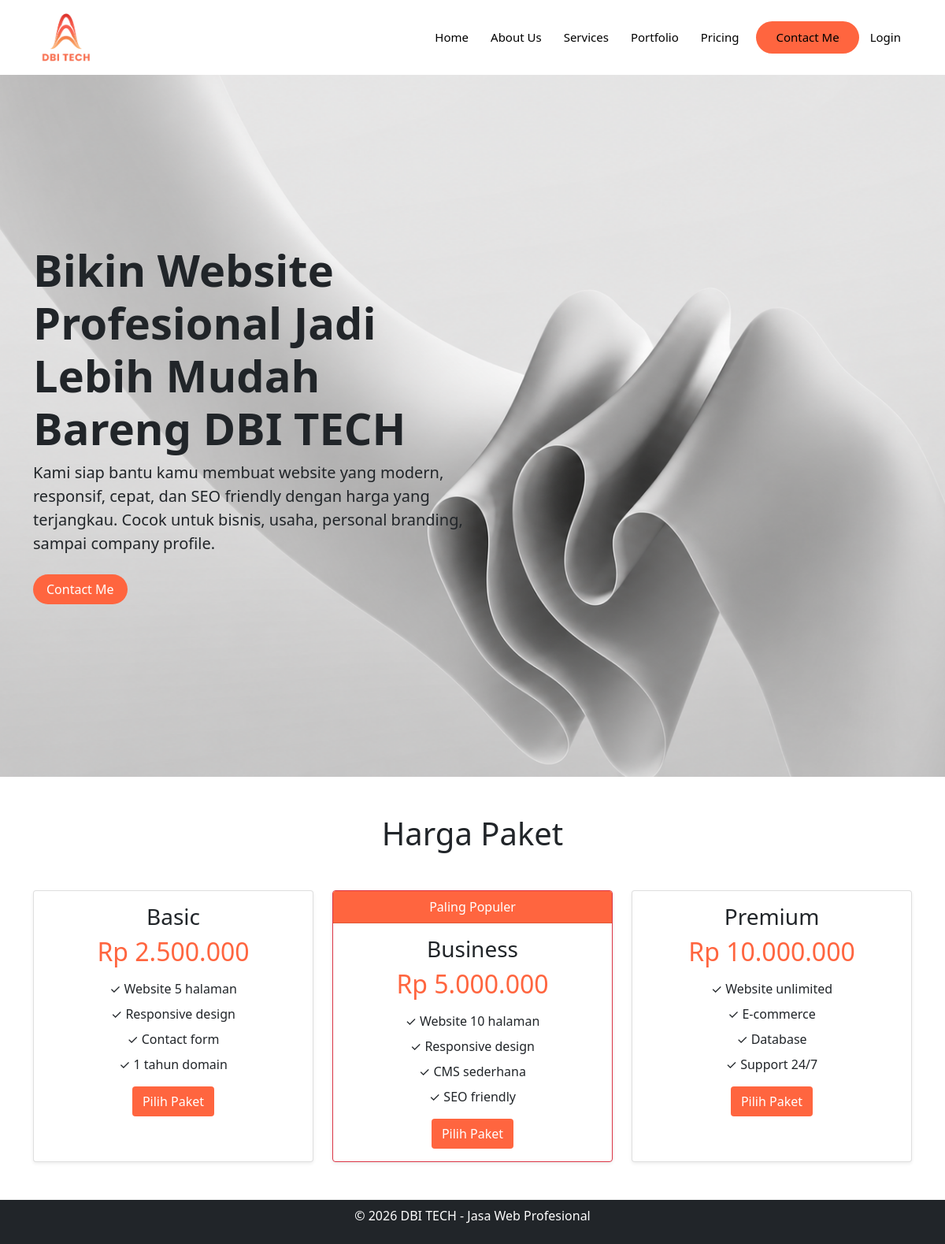
The page / on the database its author committed.
### tables this page shows
CREATE TABLE pricing (
  id int NOT NULL,
  package_name varchar(50) NOT NULL,
  price decimal(10,2) NOT NULL,
  features text,
  is_popular tinyint(1) DEFAULT '0',
  created_at timestamp NULL DEFAULT CURRENT_TIMESTAMP
);

### pages/home.php (the view, shortened to what this page needs)
<section class="hero-section text-dark" style="background: url('img/back-hero2.png') center center / cover no-repeat;">
    <div class="container py-5">
        <div class="row min-vh-100 align-items-center">
            <div class="col-lg-6">
                <h1 class="display-4 fw-bold mb-6">Bikin Website Profesional Jadi Lebih Mudah Bareng DBI TECH</h1>
                <p class="lead mb-4">Kami siap bantu kamu membuat website yang modern, <br>responsif, cepat, dan SEO friendly dengan harga yang <br>terjangkau. Cocok untuk bisnis, usaha, personal branding, <br>sampai company profile.</p>
                <a href="index.php?page=contact" class="btn text-white px-3 rounded-pill" style="background-color: #FF653F;">Contact Me</a>
            </div>
        </div>
    </div>
</section>
    <?php
    require_once 'config/database.php';
    $stmt = $pdo->query("SELECT * FROM pricing ORDER BY price ASC");
    $pricings = $stmt->fetchAll();
    ?>
    <div class="container py-5">
        <h1 class="text-center mb-5">Harga Paket</h1>
        <div class="row g-4">
            <?php foreach($pricings as $package): ?>
            <div class="col-md-4">
                <div class="card h-100 shadow-sm <?php echo $package['is_popular'] ? 'border-danger' : ''; ?>">
                    <?php if($package['is_popular']): ?>
                    <div class="card-header text-white text-center" style="background-color: #FF653F;">Paling Populer</div>
                    <?php endif; ?>
                    <div class="card-body text-center">
                        <h3><?php echo $package['package_name']; ?></h3>
                        <h2 class="text" style="color: #FF653F;">Rp <?php echo number_format($package['price'], 0, ',', '.'); ?></h2>
                        <ul class="list-unstyled mt-3">
                            <?php
                            $features = explode(',', $package['features']);
                            foreach($features as $feature): ?>
                            <li class="mb-2">✓ <?php echo trim($feature); ?></li>
                            <?php endforeach; ?>
                        </ul>
                        <a href="index.php?page=contact" class="btn text-white" style="background-color: #FF653F;">Pilih Paket</a>
                    </div>
                </div>
            </div>
            <?php endforeach; ?>
        </div>
    </div>

### rows shown on the page
pricing: package_name "Basic", price "2.500.000", features "Website 5 halaman", features "Responsive design", features "Contact form", features "1 tahun domain"
pricing: is_popular "Paling Populer", package_name "Business", price "5.000.000", features "Website 10 halaman", features "Responsive design", features "CMS sederhana", features "SEO friendly"
pricing: package_name "Premium", price "10.000.000", features "Website unlimited", features "E-commerce", features "Database", features "Support 24/7"
